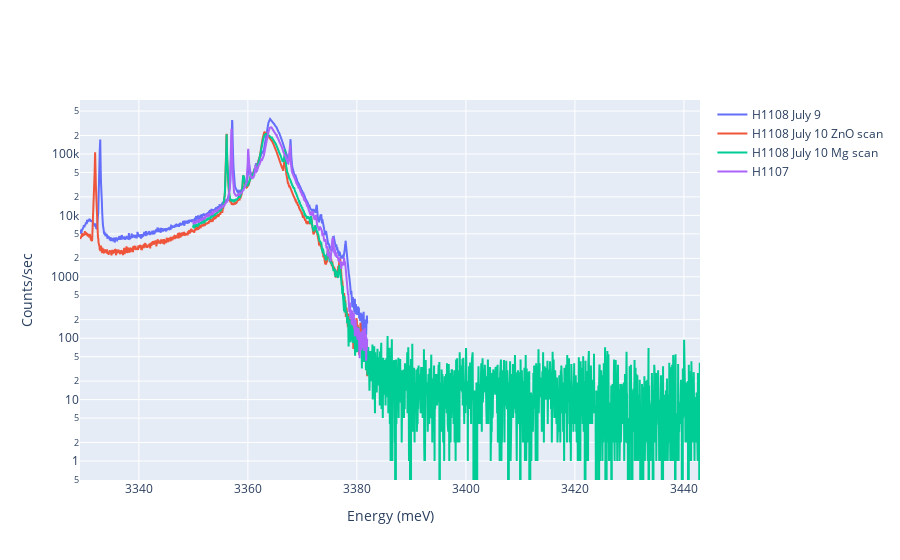

Source (notebook cell):
### Code cell
import numpy as np
import matplotlib.pyplot as plt
import pandas as pd
import plotly.express as px
import plotly.graph_objects as go

#E = hc/lambda in eV calculations
h = 6.62607004*10**(-34) # m^2kg/s
c = 299792458 # m/s
eV = 1.602176634*10**(-19) # J
Conversion = h*c/eV

FileNames = [0]*4
for i in range(len(FileNames)):
    if i <= 0:
        string = '202007090%.0f' %(i+3)
    elif i <= 2:
        string = '202007100%.0f' %(i+5)
    else:
        string = '2020070902'
    FileNames[i] = [string]
    print(FileNames[i])

fig = go.Figure()

names = ['H1108 July 9', 'H1108 July 10 ZnO scan', 'H1108 July 10 Mg scan', 'H1107']

for j in range(len(FileNames)):
    
    
    Wavelength, Count = np.genfromtxt(FileNames[j][0], delimiter="\t", unpack = True, skip_header=4)
    EnergyEV = [0]*len(Wavelength)
    
    Wavelength = Wavelength*10**(-9)*1.000289
    EnergyEV = Conversion/Wavelength*1000
    
    # Add traces
    fig.add_trace(go.Scatter(x=EnergyEV, y=Count,
                    mode='lines',
                    name=names[j]))
                            
fig['layout']['xaxis'].update(title='Energy (meV)', autorange=True)
fig['layout']['yaxis'].update(title='Counts/sec', autorange=True)
fig.update_layout(showlegend=True,  yaxis_type="log")
fig.show()

### Figure 1 — Plotly figure (JSON) as saved in the notebook; plotly's stock layout.template omitted (floating-point values rounded to 4 significant figures; data arrays with more than 128 entries replaced by an {"elided": "..."} marker saying what was removed)
{"data": [{"mode": "lines", "name": "H1108 July 9", "type": "scatter", "x": {"elided": "1161 float values"}, "y": {"elided": "1161 int values"}}, {"mode": "lines", "name": "H1108 July 10 ZnO scan", "type": "scatter", "x": {"elided": "1161 float values"}, "y": {"elided": "1161 int values"}}, {"mode": "lines", "name": "H1108 July 10 Mg scan", "type": "scatter", "x": {"elided": "2001 float values"}, "y": {"elided": "2001 int values"}}, {"mode": "lines", "name": "H1107", "type": "scatter", "x": {"elided": "701 float values"}, "y": {"elided": "701 int values"}}], "layout": {"showlegend": true, "xaxis": {"autorange": true, "title": {"text": "Energy (meV)"}}, "yaxis": {"autorange": true, "title": {"text": "Counts/sec"}, "type": "log"}}}
